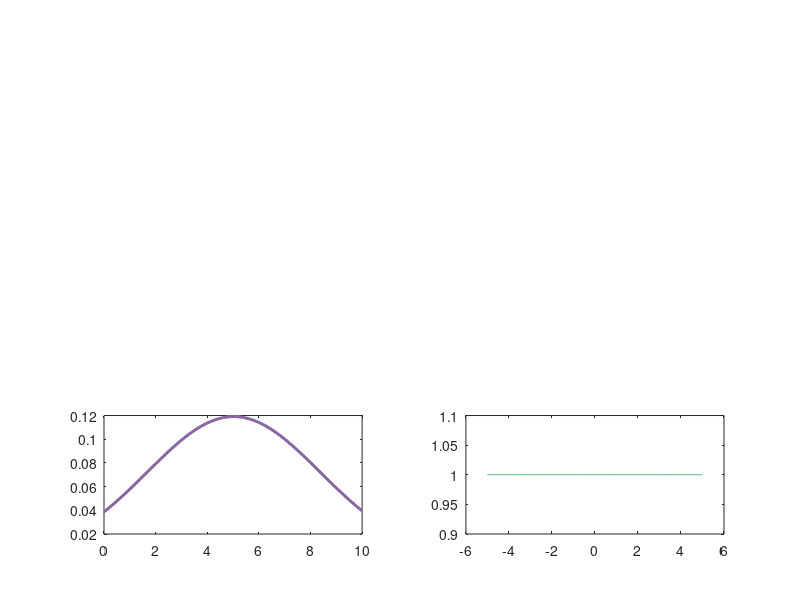

Write the MATLAB code that produced this figure.
mu = 0;
%Resource
   for s = 3.35;%Std
                Zr = -1.5*s:1e-1:1.5*s;%Tuning s or 0.5 changes initial S abundance  
                ZrB = normpdf(Zr, mu, s);%Frequency each phenotype
                Zr = Zr + abs(min(Zr));%Move everything to the right.
                SRB = repmat(Zr, [10,1,10]);
%Plotting trait distributions---
%hold on
subplot(3,2,5)
hr1 = plot(Zr,ZrB);%Visualize
a =unifrnd(0,1);
b =unifrnd(0,1);
c =unifrnd(0,1);
set(hr1,'color',[a b c]);
set(hr1,'LineWidth',2);
end
%-------------------------------

%Consumer
   for s =3.35;%Std
                Zc = -1.5*s:1e-1:1.5*s;%Tuning s or 0.5 changes initial S abundance  
                ZrC = normpdf(Zc, mu, s);%Frequency each phenotype
                Zc = Zc + abs(min(Zc));%Move everything to the right.
                SCB = repmat(Zc, [10,1,10]);
%Plotting trait distributions---
%hold on
hold on
hr2 = plot(Zc,ZrC);%Visualize
a =unifrnd(0,1);
b =unifrnd(0,1);
c =unifrnd(0,1);
set(hr2,'color',[a b c]);
set(hr2,'LineWidth',2);
  end
  
gamma = 0;
for pB = 1:length(Zr);
WB(pB,2) = exp(-gamma*(Zr(1,pB) - mean(Zc))^2);
WB(pB,1) = Zr(1,pB) - mean(Zc);
end
subplot(3,2,6)
hr1 = plot(WB(:,1),WB(:,2));%Visualize
a =unifrnd(0,1);
b =unifrnd(0,1);
c =unifrnd(0,1);
set(hr1,'color',[a b c]);
  
